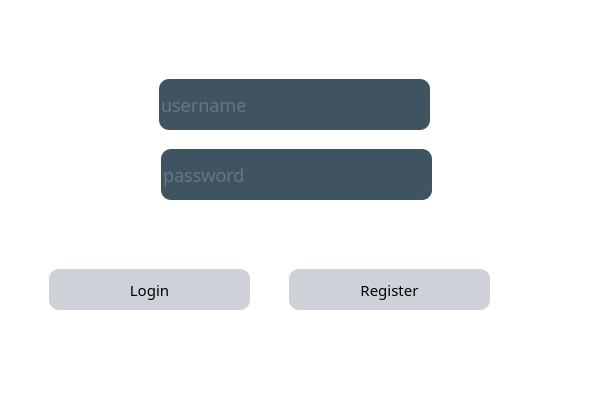
<?xml version="1.0" encoding="UTF-8"?>
<ui version="4.0">
 <class>xiuxian</class>
 <widget class="QMainWindow" name="xiuxian">
  <property name="geometry">
   <rect>
    <x>0</x>
    <y>0</y>
    <width>600</width>
    <height>400</height>
   </rect>
  </property>
  <property name="minimumSize">
   <size>
    <width>600</width>
    <height>400</height>
   </size>
  </property>
  <property name="maximumSize">
   <size>
    <width>600</width>
    <height>400</height>
   </size>
  </property>
  <property name="windowTitle">
   <string>xiuxian</string>
  </property>
  <property name="styleSheet">
   <string notr="true"/>
  </property>
  <widget class="QWidget" name="centralWidget">
   <property name="styleSheet">
    <string notr="true">*{
	background:rgb(255, 255, 255);
	font-size:15px;
	font-family:Century Gothic,sans-serif;
}
QFrame{
	border:sold 10px rgba(0,0,0);
	
	background-image: url(:/xiuxian/images/backgroundlogin.jpg);
}
QLineEdit{
	color: #8d98a1;
	background-color:#405361;
	font-size:18px;
	border-style:outset;
	border-radius:10px;
}

QCheckBox{
	background:rgba(85,170,225,0);
	color:white;
}

QPushButton:pressed{
	background-color:#405361;
	border-style:inset;
}</string>
   </property>
   <widget class="QFrame" name="frame">
    <property name="geometry">
     <rect>
      <x>-1</x>
      <y>-31</y>
      <width>600</width>
      <height>600</height>
     </rect>
    </property>
    <property name="minimumSize">
     <size>
      <width>600</width>
      <height>600</height>
     </size>
    </property>
    <property name="maximumSize">
     <size>
      <width>600</width>
      <height>600</height>
     </size>
    </property>
    <property name="frameShape">
     <enum>QFrame::StyledPanel</enum>
    </property>
    <property name="frameShadow">
     <enum>QFrame::Raised</enum>
    </property>
    <widget class="QLineEdit" name="userEdit">
     <property name="geometry">
      <rect>
       <x>160</x>
       <y>110</y>
       <width>271</width>
       <height>51</height>
      </rect>
     </property>
     <property name="toolTipDuration">
      <number>0</number>
     </property>
     <property name="statusTip">
      <string/>
     </property>
     <property name="text">
      <string/>
     </property>
     <property name="placeholderText">
      <string>username</string>
     </property>
    </widget>
    <widget class="QLineEdit" name="pwdEdit">
     <property name="geometry">
      <rect>
       <x>162</x>
       <y>180</y>
       <width>271</width>
       <height>51</height>
      </rect>
     </property>
     <property name="echoMode">
      <enum>QLineEdit::Normal</enum>
     </property>
     <property name="placeholderText">
      <string>password</string>
     </property>
    </widget>
    <widget class="QCheckBox" name="checkBox">
     <property name="geometry">
      <rect>
       <x>150</x>
       <y>260</y>
       <width>81</width>
       <height>31</height>
      </rect>
     </property>
     <property name="text">
      <string>记住密码</string>
     </property>
    </widget>
    <widget class="QPushButton" name="loginBtn">
     <property name="geometry">
      <rect>
       <x>50</x>
       <y>300</y>
       <width>201</width>
       <height>41</height>
      </rect>
     </property>
     <property name="styleSheet">
      <string notr="true">QPushButton{
	background:#ced1d8;
	border-style:outset;
	border-radius:10px;
}
QPushButton:pressed{
	background-color:#405361;
	border-style:inset;
}</string>
     </property>
     <property name="text">
      <string>Login</string>
     </property>
    </widget>
    <widget class="QPushButton" name="registerBtn">
     <property name="geometry">
      <rect>
       <x>290</x>
       <y>300</y>
       <width>201</width>
       <height>41</height>
      </rect>
     </property>
     <property name="styleSheet">
      <string notr="true">QPushButton{
	background:#ced1d8;
	border-style:outset;
	border-radius:10px;
}
QPushButton:pressed{
	background-color:#405361;
	border-style:inset;
}
</string>
     </property>
     <property name="text">
      <string>Register</string>
     </property>
    </widget>
    <widget class="QPushButton" name="minBtn">
     <property name="geometry">
      <rect>
       <x>540</x>
       <y>30</y>
       <width>25</width>
       <height>25</height>
      </rect>
     </property>
     <property name="minimumSize">
      <size>
       <width>25</width>
       <height>25</height>
      </size>
     </property>
     <property name="maximumSize">
      <size>
       <width>25</width>
       <height>25</height>
      </size>
     </property>
     <property name="styleSheet">
      <string notr="true">QPushButton{
	image: url(:/xiuxian/images/min.png);
	border:none;
	background:transparent;
}
QPushButton:pressed{
	background-color:#405361;
	border-style:inset;
}
</string>
     </property>
     <property name="text">
      <string/>
     </property>
    </widget>
    <widget class="QPushButton" name="closeBtn">
     <property name="geometry">
      <rect>
       <x>570</x>
       <y>30</y>
       <width>25</width>
       <height>25</height>
      </rect>
     </property>
     <property name="minimumSize">
      <size>
       <width>25</width>
       <height>25</height>
      </size>
     </property>
     <property name="maximumSize">
      <size>
       <width>25</width>
       <height>25</height>
      </size>
     </property>
     <property name="styleSheet">
      <string notr="true">QPushButton{
	image: url(:/xiuxian/images/close.png);
	border:none;
	background:transparent;
}
QPushButton:pressed{
	background-color:#405361;
	border-style:inset;
}
</string>
     </property>
     <property name="text">
      <string/>
     </property>
    </widget>
    <widget class="QPushButton" name="fogetBtn">
     <property name="geometry">
      <rect>
       <x>320</x>
       <y>260</y>
       <width>151</width>
       <height>31</height>
      </rect>
     </property>
     <property name="styleSheet">
      <string notr="true">border:none;
background:transparent;

background:rgba(85,170,225,0);
color:white;
font-style: italic bold;
font size:14px;
</string>
     </property>
     <property name="text">
      <string>Forget Password</string>
     </property>
    </widget>
   </widget>
  </widget>
 </widget>
 <layoutdefault spacing="6" margin="11"/>
 <resources/>
 <connections/>
</ui>
